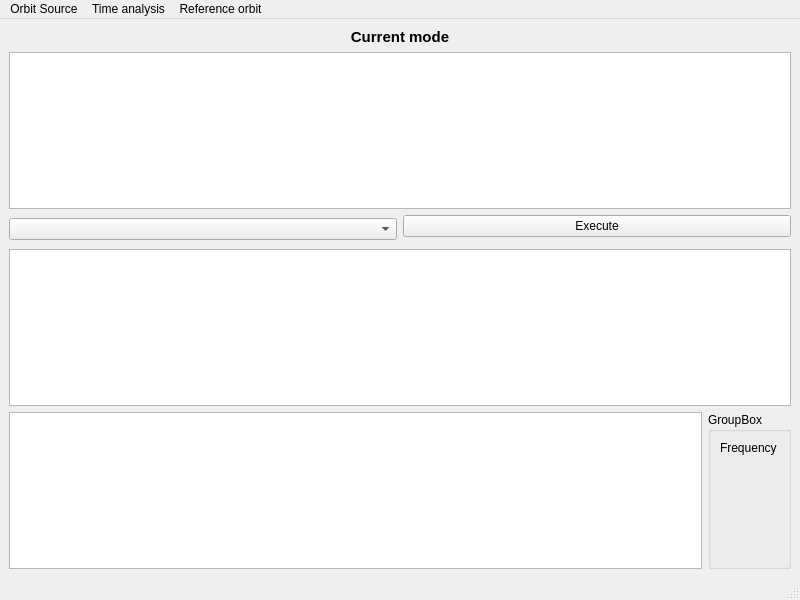
<?xml version="1.0" encoding="UTF-8"?>
<ui version="4.0">
 <class>MainWindow</class>
 <widget class="QMainWindow" name="MainWindow">
  <property name="geometry">
   <rect>
    <x>0</x>
    <y>0</y>
    <width>800</width>
    <height>600</height>
   </rect>
  </property>
  <property name="windowTitle">
   <string/>
  </property>
  <widget class="QWidget" name="centralwidget">
   <layout class="QVBoxLayout" name="verticalLayout">
    <item>
     <widget class="QLabel" name="current_mode_label">
      <property name="font">
       <font>
        <pointsize>11</pointsize>
        <weight>75</weight>
        <bold>true</bold>
        <strikeout>false</strikeout>
       </font>
      </property>
      <property name="text">
       <string>Current mode</string>
      </property>
      <property name="alignment">
       <set>Qt::AlignCenter</set>
      </property>
     </widget>
    </item>
    <item>
     <widget class="QGraphicsView" name="graphicsView"/>
    </item>
    <item>
     <layout class="QHBoxLayout" name="horizontalLayout">
      <item>
       <layout class="QVBoxLayout" name="verticalLayout">
        <item>
         <widget class="QComboBox" name="bpm_combo"/>
        </item>
       </layout>
      </item>
      <item>
       <layout class="QFormLayout" name="formLayout_4">
        <property name="fieldGrowthPolicy">
         <enum>QFormLayout::AllNonFixedFieldsGrow</enum>
        </property>
        <item row="0" column="0" colspan="2">
         <widget class="QPushButton" name="execute_btn">
          <property name="text">
           <string>Execute</string>
          </property>
         </widget>
        </item>
        <item row="1" column="1">
         <layout class="QVBoxLayout" name="verticalLayout_4"/>
        </item>
       </layout>
      </item>
     </layout>
    </item>
    <item>
     <widget class="QGraphicsView" name="graphicsView_2"/>
    </item>
    <item>
     <layout class="QHBoxLayout" name="horizontalLayout">
      <item>
       <widget class="QGraphicsView" name="graphicsView_3"/>
      </item>
      <item>
       <widget class="QGroupBox" name="global_info_box">
        <property name="title">
         <string>GroupBox</string>
        </property>
        <layout class="QFormLayout" name="formLayout_5">
         <property name="fieldGrowthPolicy">
          <enum>QFormLayout::AllNonFixedFieldsGrow</enum>
         </property>
         <item row="0" column="0">
          <widget class="QLabel" name="global_info_label">
           <property name="text">
            <string>Frequency</string>
           </property>
          </widget>
         </item>
        </layout>
       </widget>
      </item>
     </layout>
    </item>
   </layout>
  </widget>
  <widget class="QMenuBar" name="menubar">
   <property name="geometry">
    <rect>
     <x>0</x>
     <y>0</y>
     <width>800</width>
     <height>20</height>
    </rect>
   </property>
   <widget class="QMenu" name="menuSource">
    <property name="title">
     <string>Orbit Source</string>
    </property>
    <addaction name="action_source_current_orbit"/>
    <addaction name="action_source_file"/>
    <addaction name="action_source_archiver"/>
   </widget>
   <widget class="QMenu" name="menuTime_analysis">
    <property name="title">
     <string>Time analysis</string>
    </property>
    <addaction name="action_time_analys_fofb"/>
    <addaction name="action_time_analys_file"/>
   </widget>
   <widget class="QMenu" name="menuReference_orbit">
    <property name="title">
     <string>Reference orbit</string>
    </property>
    <addaction name="actionView"/>
   </widget>
   <addaction name="menuSource"/>
   <addaction name="menuTime_analysis"/>
   <addaction name="menuReference_orbit"/>
  </widget>
  <widget class="QStatusBar" name="statusbar"/>
  <action name="actionLoad_file">
   <property name="text">
    <string>Load file</string>
   </property>
  </action>
  <action name="actionSave_file">
   <property name="text">
    <string>Save file</string>
   </property>
  </action>
  <action name="actionLoad">
   <property name="text">
    <string>Load</string>
   </property>
  </action>
  <action name="action_source_file">
   <property name="text">
    <string>Load File</string>
   </property>
  </action>
  <action name="action_source_archiver">
   <property name="text">
    <string>Load from Archiver</string>
   </property>
  </action>
  <action name="action_time_analys_fofb">
   <property name="text">
    <string>Data from FOFB</string>
   </property>
  </action>
  <action name="action_time_analys_file">
   <property name="text">
    <string>Load file</string>
   </property>
  </action>
  <action name="action_source_current_orbit">
   <property name="text">
    <string>Current Orbit</string>
   </property>
  </action>
  <action name="actionView">
   <property name="text">
    <string>View</string>
   </property>
  </action>
 </widget>
 <resources/>
 <connections/>
</ui>
